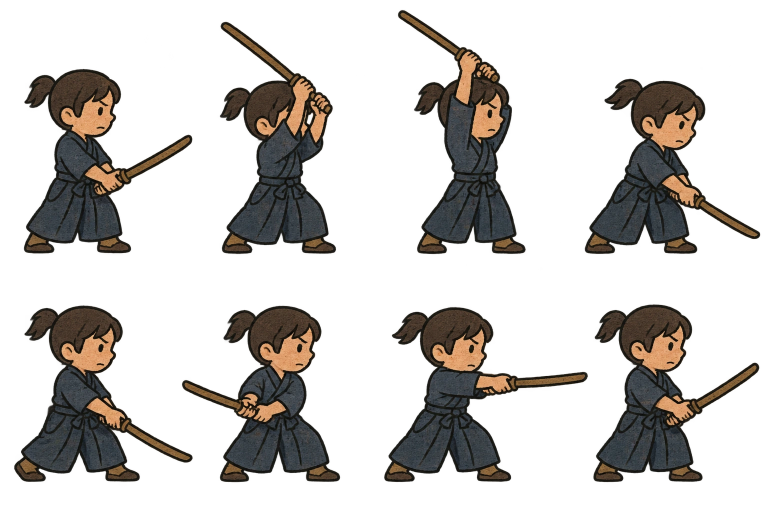
#> input picture assets/original/folk/act-bokken.webp, 1536 x 1024 px (shown at 1/2 size)
$ python art-check.py ../../../assets/original/folk/act-bokken.webp
#> lines starting #> are read from the running program, lines starting #| are printed output that depends on the picture; after the words box and inside, x2 and y2 are one past the last pixel; in counts of white or black regions, pixels touching at a corner belong together
#!/usr/bin/env python3
"""Medição de "cara de IA" em imagens: luz, saturação, matiz, microdetalhe e composições repetidas.
Uso: python3 art-check.py [--json] [--max N] <pasta ou imagem ...>
Precisa de Pillow e NumPy (pip install pillow numpy). Lê png, jpg, webp. Pastas são lidas sem recursão (ponha a pasta certa)."""
import glob, json, math, os, signal, sys
signal.signal(signal.SIGPIPE, signal.SIG_DFL)

try:
    import numpy as np
    from PIL import Image
except ImportError:
    print('precisa de: pip install pillow numpy'); sys.exit(2)

EXT = ('.png', '.jpg', '.jpeg', '.webp')
LIMITS = dict(acesa=.15, escura=.10, hi_sat=.30, matiz=2.2, detalhe_cv=.45, par=8)


def files_of(args):
    out = []
    for a in args:
        if os.path.isdir(a): out += sorted(f for f in glob.glob(os.path.join(a, '*')) if f.lower().endswith(EXT))
        elif os.path.isfile(a) and a.lower().endswith(EXT): out.append(a)
        else: out += sorted(f for f in glob.glob(a) if f.lower().endswith(EXT))
    return out


def measure(path):
    im = Image.open(path).convert('RGBA'); im.thumbnail((360, 360))
#> in measure, im is the input picture: PIL image 1536x1024 RGBA; mean R, G, B, A 52.2, 43.9, 34.4, 68.9
    a = np.asarray(im).astype(np.float32) / 255.0
    alpha = a[..., 3] > .5
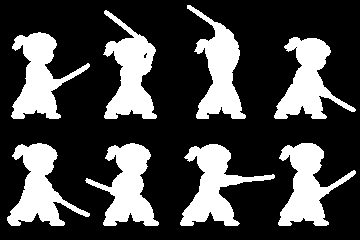
#> alpha: shape (240, 360) bool; 27.3% white; 8 white regions, largest, box (x1, y1, x2, y2) and area: (103, 10, 157, 119) 3038, (180, 144, 275, 226) 3005, (187, 5, 246, 119) 2956
    if alpha.sum() < 64: return None
    rgb = a[..., :3]; mx, mn = rgb.max(2), rgb.min(2); d = mx - mn + 1e-6
#> after `d = mx - mn + 1e-06`:
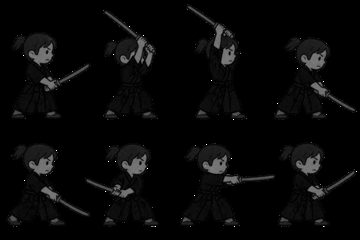
#> d: shape (240, 360) float32; min 1e-06, max 1, mean 0.032
    sat = np.where(mx > 0, (mx - mn) / np.maximum(mx, 1e-6), 0)
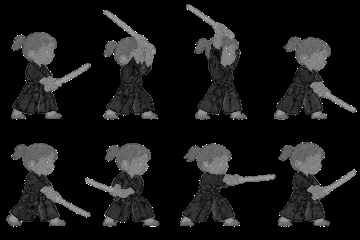
#> sat: shape (240, 360) float32; min 0, max 1, mean 0.0945
    lum = 0.2126 * rgb[..., 0] + 0.7152 * rgb[..., 1] + 0.0722 * rgb[..., 2]
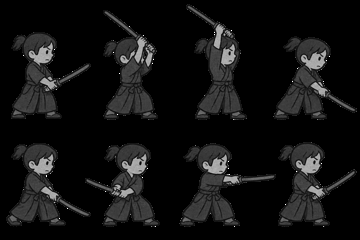
#> lum: shape (240, 360) float32; min 0, max 1, mean 0.0717
    r, g, b = rgb[..., 0], rgb[..., 1], rgb[..., 2]
    hue = np.where(mx == r, ((g - b) / d) % 6, np.where(mx == g, (b - r) / d + 2, (r - g) / d + 4)) / 6
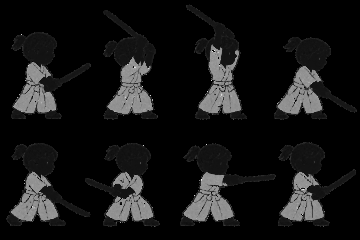
#> hue: shape (240, 360) float32; min 0, max 0.944, mean 0.0822
    m = alpha & (sat > .2)
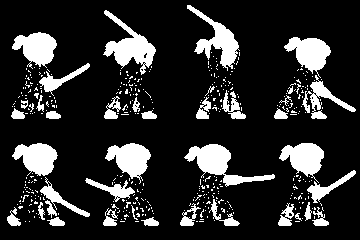
#> m: shape (240, 360) bool; 17.3% white; 418 white regions (378 under 20 px), largest, box (x1, y1, x2, y2) and area: (184, 144, 275, 187) 1307, (103, 10, 156, 75) 1293, (187, 5, 240, 71) 1109
    hist, _ = np.histogram(hue[m], bins=12, range=(0, 1)); p = hist / max(1, hist.sum()); ent = float(-(p[p > 0] * np.log2(p[p > 0])).sum())
#> after `hist, _ = np.histogram(hue[m], bins=12, range=(0, 1))`: hist = [7541, 4767, 147, 30, 3, 10, 1786, 639, 0, 0, 0, 0]
#> after `p = hist / max(1, hist.sum())`: p = [0.505, 0.319, 0.00985, 0.00201, 0.000201, 0.00067, 0.12, 0.0428, 0, 0, 0, 0]
#> after `ent = float(-(p[p > 0] * np.log2(p[p > 0])).sum())`: ent = 1.68
    # microdetalhe: variância do laplaciano por ladrilho 6×6
    gray = np.asarray(im.convert('L')).astype(np.float32)
    lap = np.abs(4 * gray[1:-1, 1:-1] - gray[:-2, 1:-1] - gray[2:, 1:-1] - gray[1:-1, :-2] - gray[1:-1, 2:])
    H, W = lap.shape; tiles = []
#> after `H, W = lap.shape`: H = 238; W = 358
    for i in range(6):
        for j in range(6):
            t = lap[i * H // 6:(i + 1) * H // 6, j * W // 6:(j + 1) * W // 6]
            if t.size: tiles.append(float(t.var()))
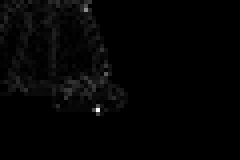
#> t: shape (40, 60) float32 (shown 4 times larger); min 0, max 545, mean 8.6; drawn with min black and max white
#> after the loop, tiles = 36 values, max 3896.7 at index 8, min 20.96 at index 4, mean 1530.3
    tiles = np.array(tiles); det_mean = float(tiles.mean()); det_cv = float(tiles.std() / (tiles.mean() + 1e-6))
#> after `det_mean = float(tiles.mean())`: det_mean = 1530.3
#> after `det_cv = float(tiles.std() / (tiles.mean() + 1e-06))`: det_cv = 0.785
    g8 = np.asarray(im.convert('L').resize((9, 8), Image.LANCZOS)); dh = (g8[:, 1:] > g8[:, :-1]).flatten()
    return dict(sat=float(sat[alpha].mean()), hi_sat=float((sat[alpha] > .6).mean()), acesa=float((lum[alpha] > .55).mean()),
                escura=float((lum[alpha] < .12).mean()), matiz=ent, detalhe=det_mean, detalhe_cv=det_cv, dh=dh)


def flags(v):
    f = []
    if v['acesa'] > LIMITS['acesa']: f.append('tudo aceso')
    if v['escura'] < LIMITS['escura']: f.append('sem zona calma')
    if v['hi_sat'] > LIMITS['hi_sat']: f.append('arco-íris')
    if v['matiz'] > LIMITS['matiz']: f.append('sem tom próprio')
    if v['detalhe'] > 600 and v['detalhe_cv'] < LIMITS['detalhe_cv']: f.append('detalhe igual em todo lugar')
    return f


def main():
    args = [a for a in sys.argv[1:] if not a.startswith('--')]; as_json = '--json' in sys.argv
    if not args: print(__doc__); sys.exit(1)
    files = files_of(args)
    rows = []
    for f in files:
        v = measure(f)
#> v = 8 items
        if v: rows.append((f, v))
    if not rows: print('nenhuma imagem'); sys.exit(1)
    pairs = []
    for i in range(len(rows)):
        for j in range(i + 1, len(rows)):
            dist = int((rows[i][1]['dh'] != rows[j][1]['dh']).sum())
            if dist <= 14: pairs.append((os.path.basename(rows[i][0]), os.path.basename(rows[j][0]), dist))
#> this loop made 1 pass
#> after the loop, pairs = []
    pairs.sort(key=lambda x: x[2])
    if as_json:
        print(json.dumps({'imagens':[dict(arquivo=f, **{k:v for k, v in m.items() if k != 'dh'}, sinais=flags(m)) for f, m in rows], 'pares':[dict(a=a, b=b, distancia=d) for a, b, d in pairs]}, ensure_ascii=False, indent=1)); return
    print(f"{'imagem':28} {'sat':>5} {'hi_sat':>6} {'acesa':>6} {'escura':>6} {'matiz':>5} {'detalhe':>8} {'cv':>5}  sinais")
    for f, m in rows:
        print(f"{os.path.basename(f)[:28]:28} {m['sat']:5.2f} {m['hi_sat']:6.2f} {m['acesa']:6.2f} {m['escura']:6.2f} {m['matiz']:5.2f} {m['detalhe']:8.0f} {m['detalhe_cv']:5.2f}  {', '.join(flags(m))}")
    print('\npares parecidos (dHash, 0 = igual; ≤ 8 = mesma composição recolorida):')
    for a, b, d in pairs: print(f"  {a} ~ {b}: {d}{'  ← mesma composição' if d <= LIMITS['par'] else ''}")
#> this loop made 0 passes
    if not pairs: print('  nenhum')
    print('\nLeitura dos números: references/limiares.md do skill arte-feita-a-mao.')


if __name__ == '__main__': main()
